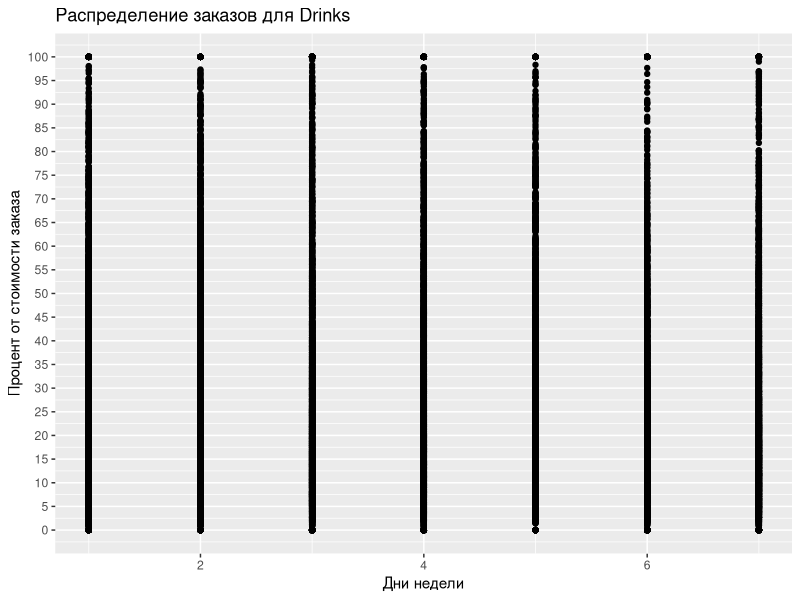

This figure's R source:
library(ggplot2)
data <- read.table(file = 'data/ulabox_orders_with_categories_partials_2017.csv', header = TRUE, sep = ",")

myplot <- ggplot(data, aes(x = weekday, y = Drinks.)) +
  geom_point() +
  scale_y_continuous(breaks = seq(0, 100, 5)) +
  labs(title = "Распределение заказов для Drinks",
       x = "Дни недели",
       y = "Процент от стоимости заказа")

print(myplot)